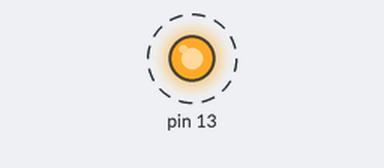
Simulated run of this sketch. Board: Arduino Uno, built with avr-gcc and run on an emulated ATmega328P. On the bench: output pins drawn as LEDs (lit = HIGH). Dashed ring = blinking. What the sketch prints to the serial monitor is not drawn.

Above: at 0.5 s.
Timing chart, 0 to 4.6 s (numbered marks = the images above):
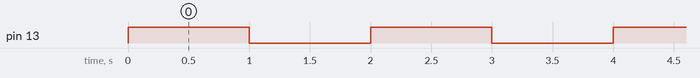

Measured:
- by itself, pin 13: alternates HIGH for 1.0 s and LOW for 1.0 s

The sketch:

hello_and_blink.ino
```cpp
/*
 * Hello  World & Blink!
 */
// the setup function runs once when you press reset or power the board
void setup() {
  Serial.begin(9600);  //begin serial
// initialize digital pin 13 as an output.
  pinMode(13, OUTPUT);
}

// the loop function runs over and over again forever
void loop() {
  digitalWrite(13, HIGH);   // turn the LED on (HIGH is the voltage level)
  delay(1000);              // wait for a second
  digitalWrite(13, LOW);    // turn the LED off by making the voltage LOW
  delay(1000);              // wait for a second
  Serial.println("Hello World!");
}
```
